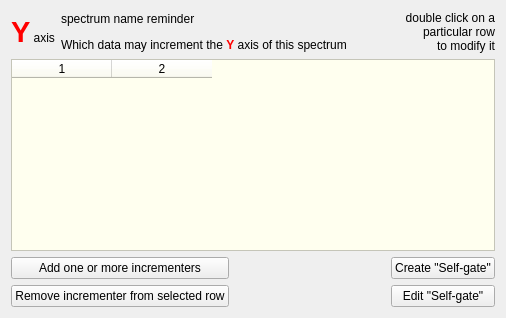
  <widget class="QWizardPage" name="wizardPage_Y_incrementers">
   <property name="title">
    <string>Y incrementeres</string>
   </property>
   <property name="subTitle">
    <string>Specify here which signals may increment the Y axis of your matrix</string>
   </property>
   <attribute name="pageId">
    <string notr="true">50</string>
   </attribute>
   <layout class="QVBoxLayout" name="verticalLayout_13">
    <item>
     <layout class="QHBoxLayout" name="_23">
      <item>
       <widget class="QLabel" name="textLabel2_5_4_2">
        <property name="text">
         <string>&lt;font color=&quot;#ff0000&quot; size=&quot;+4&quot;&gt;&lt;b&gt;Y&lt;/b&gt;&lt;/font&gt; axis</string>
        </property>
        <property name="alignment">
         <set>Qt::AlignVCenter</set>
        </property>
        <property name="wordWrap">
         <bool>false</bool>
        </property>
       </widget>
      </item>
      <item>
       <layout class="QVBoxLayout" name="_24">
        <item>
         <widget class="QLabel" name="textLabel_spec_name_Y">
          <property name="text">
           <string>spectrum name reminder</string>
          </property>
          <property name="wordWrap">
           <bool>false</bool>
          </property>
         </widget>
        </item>
        <item>
         <spacer name="spacer25_3_2">
          <property name="orientation">
           <enum>Qt::Horizontal</enum>
          </property>
          <property name="sizeType">
           <enum>QSizePolicy::Expanding</enum>
          </property>
          <property name="sizeHint" stdset="0">
           <size>
            <width>338</width>
            <height>4</height>
           </size>
          </property>
         </spacer>
        </item>
        <item>
         <widget class="QLabel" name="textLabel2_5_3">
          <property name="text">
           <string>Which data may increment the &lt;font color=&quot;#ff0000&quot;&gt;&lt;b&gt;Y&lt;/b&gt;&lt;/font&gt; axis of this spectrum</string>
          </property>
          <property name="alignment">
           <set>Qt::AlignVCenter</set>
          </property>
          <property name="wordWrap">
           <bool>false</bool>
          </property>
         </widget>
        </item>
       </layout>
      </item>
      <item>
       <widget class="QLabel" name="textLabel1_4_2">
        <property name="text">
         <string>double click on a &lt;br&gt;particular row&lt;br&gt;
to modify it</string>
        </property>
        <property name="alignment">
         <set>Qt::AlignBottom|Qt::AlignRight|Qt::AlignTrailing</set>
        </property>
        <property name="wordWrap">
         <bool>true</bool>
        </property>
       </widget>
      </item>
     </layout>
    </item>
    <item>
     <widget class="QTableWidget" name="table_incr_y">
      <property name="styleSheet">
       <string notr="true">background-color: rgb(255, 255, 239);</string>
      </property>
      <property name="columnCount">
       <number>2</number>
      </property>
      <column/>
      <column/>
     </widget>
    </item>
    <item>
     <layout class="QHBoxLayout" name="horizontalLayout_12" stretch="0,20,0">
      <item>
       <layout class="QVBoxLayout" name="_21">
        <item>
         <widget class="QPushButton" name="pushButton_add_y">
          <property name="text">
           <string>Add one or more incrementers</string>
          </property>
          <property name="icon">
           <iconset resource="greware_icons.qrc">
            <normaloff>:/images/images/add_document.png</normaloff>:/images/images/add_document.png</iconset>
          </property>
         </widget>
        </item>
        <item>
         <widget class="QPushButton" name="pushButton_remove_y">
          <property name="text">
           <string>Remove incrementer from selected row</string>
          </property>
          <property name="icon">
           <iconset resource="greware_icons.qrc">
            <normaloff>:/images/images/remove_document.png</normaloff>:/images/images/remove_document.png</iconset>
          </property>
         </widget>
        </item>
       </layout>
      </item>
      <item>
       <spacer name="spacer19_4">
        <property name="orientation">
         <enum>Qt::Horizontal</enum>
        </property>
        <property name="sizeType">
         <enum>QSizePolicy::Expanding</enum>
        </property>
        <property name="sizeHint" stdset="0">
         <size>
          <width>58</width>
          <height>20</height>
         </size>
        </property>
       </spacer>
      </item>
      <item>
       <layout class="QVBoxLayout" name="_22">
        <item>
         <widget class="QPushButton" name="push_crea_self_Y">
          <property name="enabled">
           <bool>true</bool>
          </property>
          <property name="text">
           <string>Create &quot;Self-gate&quot;</string>
          </property>
          <property name="icon">
           <iconset resource="greware_icons.qrc">
            <normaloff>:/images/images/gwiazdka.png</normaloff>:/images/images/gwiazdka.png</iconset>
          </property>
         </widget>
        </item>
        <item>
         <widget class="QPushButton" name="push_edit_self_y">
          <property name="enabled">
           <bool>true</bool>
          </property>
          <property name="text">
           <string>Edit &quot;Self-gate&quot;</string>
          </property>
          <property name="icon">
           <iconset resource="greware_icons.qrc">
            <normaloff>:/images/images/pencil.png</normaloff>:/images/images/pencil.png</iconset>
          </property>
         </widget>
        </item>
       </layout>
      </item>
     </layout>
    </item>
   </layout>
  </widget>
